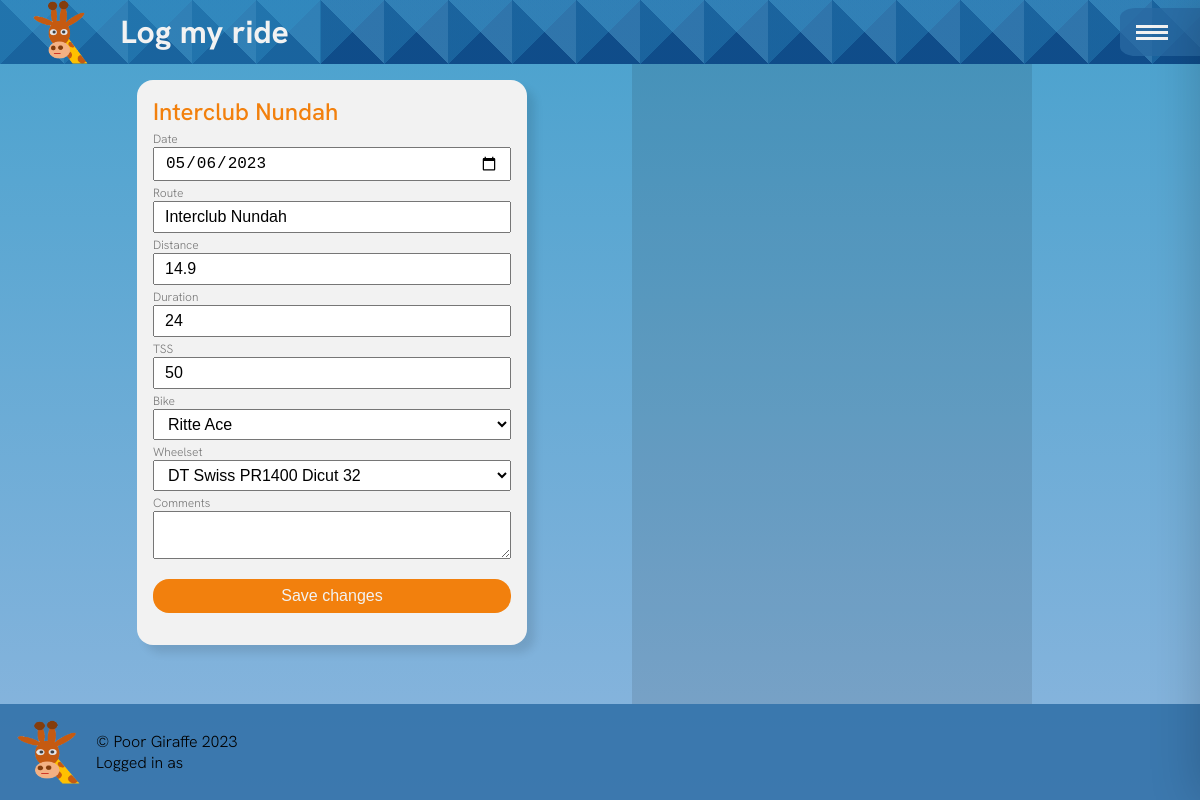
/log/3143, run on the app's committed database.
### log/models.py (models this page shows, shortened)
class RideDetail(models.Model):
	user = models.ForeignKey(User, on_delete=models.CASCADE)
	bike_name = models.ForeignKey(BikeDetail, on_delete=models.CASCADE, null=True)
	wheelset = models.ForeignKey(Wheelsets, on_delete=models.CASCADE, null=True)
	ride_date = models.DateField(blank=True, help_text="Ride date")
	ride_name = models.CharField(max_length=100, help_text="Route description")
	ride_distance = models.DecimalField(max_digits=5, decimal_places=1, help_text='Distance in km')
	ride_time = models.IntegerField(help_text="Ride time in minutes")
	ride_tss = models.IntegerField(help_text="Training Stress Score")
	ride_comment = models.TextField(blank=True, null=True, help_text="Optional comments")

### log/views.py (the view, shortened to what this page needs)
# urls.py: path('<pk>', RideEdit.as_view(), name="ride-edit"),
class RideEdit(TemplateView):
	def get(self, request, pk=None):
		template_name = "ride.html"
		ride = get_object_or_404(RideDetail, id=pk)
		form = RideEditForm(request.POST or None, instance = ride)
		context = {
			'ride': ride,
			'form': form,
		}
		return render(request, template_name, context)

### log/forms.py (shortened to what this page needs)
class RideEditForm(forms.ModelForm):
	wheelset = forms.ModelChoiceField(queryset=Wheelsets.objects.all(), empty_label=None)
	bike_name = forms.ModelChoiceField(queryset=BikeDetail.objects.all(), empty_label=None)
	ride_comment = forms.CharField(widget=forms.Textarea(attrs={"rows": "2"}))
	class Meta:
		model = RideDetail
		fields = [
			'ride_date',
			'ride_name',
			'ride_distance',
			'ride_time',
			'ride_tss',
			'ride_comment',
			'bike_name',
			'wheelset'
			]
	def __init__(self, *args, **kwargs):
		user=kwargs.pop('user', None)
		super().__init__(*args, **kwargs)
		self.fields["ride_comment"].required = False
		if user:
			self.fields['bike_name'].queryset = BikeDetail.objects.filter(user=user, date_sold__isnull=True)
			self.fields['wheelset'].queryset = Wheelsets.objects.filter(user=user)

### bike/models.py (called while the page is built)
	def __str__(self):
		return self.bike_description

	def __str__(self):
		return self.wheels_name

### log/templates/ride.html (shortened to what this page needs)
{% extends 'base.html' %}
{% block body %}
<main>
	<div class="main__container">
			<form id="form" class="card card__input" action = "" method="post">
				<h2>{{ ride.ride_name }}</h2>
				<div class="card__input-info">
					<label for="ride_date">Date</label>
					<input type="date" name="ride_date" id="id_ride_date" value="{{ ride.ride_date|date:'Y-m-d' }}">
				</div>
				<div class="card__input-info">
					<label for="ride_name">Route</label>
					{{ form.ride_name }}
				</div>
				<div class="card__input-info">
					<label for="ride_distance">Distance</label>
					{{ form.ride_distance }}
				</div>
				<div class="card__input-info">
					<label for="ride_time">Duration</label>
					{{ form.ride_time }}
				</div>
				<div class="card__input-info">
					<label for="ride_tss">TSS</label>
					{{ form.ride_tss }}
				</div>
				<div class="card__input-info">
					<label for="bike_name">Bike</label>
					{{ form.bike_name }}
				</div>
				<div class="card__input-info">
					<label for="wheelset">Wheelset</label>
					{{ form.wheelset}}
				</div>
				<div class="card__input-info">
					<label for="ride_comment">Comments</label>
					{{ form.ride_comment }}
				</div>
				<div class="card__input-info">
					<input type="submit" value="Save changes">
				</div>
			</form>
		</div>
		<div class="sidebar"></div>
</main>
{% endblock %}

### static/css/style.css (style rules this page uses)
:root { --clr-background: linear-gradient(hsl(200 58% 50% / 0.9), hsl(210 58% 65% / 0.8)); --clr-nav: hsl(208, 60%, 40%, 0.8); --clr-circle: hsl(30, 90%, 50%); --clr-primary: hsl(30, 90%, 50%); --clr-shadow: hsl(0 0% 0% / 0.1); --clr-hover: hsl(200 60% 50% / 0.3); --clr-border: hsl(0, 0%, 100%); --clr-card: hsl(0, 0%, 95%); --clr-atl: hsl(309, 50%, 80%); --clr-ctl: hsl(210, 80%, 30%); --clr-tsb: hsl(50, 75%, 42%); --clr-bike: hsl(50, 100%, 100%); --sidebar-width: 400px; --clr-high: #ee6352; --clr-dark: #333333; --clr-neutral: #dddddd; --clr-light: #f4f5f0; }
html { font-size: 14px; }
*, *::before, *::after { box-sizing: border-box; }
h2 { color: var(--clr-primary); font-weight: 500; }
* { margin: 0; padding: 0; }
body { background: var(--clr-background); min-height: 100vh; font-family: HankenGrotesk; font-weight: 300; position: relative; overflow-x: hidden; left: 0; }
.plain { animation: none; background-color: var(--clr-light); }
main { min-height: calc(100vh - 10rem); max-width: 1000px; margin: 0rem; display: grid; grid-template-columns: 1fr; place-content: start center; overflow: hidden; }
.main__container, .sidebar { padding: 1rem; display: grid; grid-gap: 1rem; place-content: start center; }
.sidebar { background: var(--clr-shadow); padding: 1rem 0; }
@media (min-width: 840px) { html { font-size: 16px; } }
@media (min-width: 840px) { main { margin-left: 2rem; grid-template-columns: 1fr var(--sidebar-width); } }
@media (min-width: 840px) { .sidebar { min-height: calc(100vh - 10rem); } }
.card { width: clamp(360px, 390px, 390px); margin: auto; padding: 1rem; background: var(--clr-card); border-radius: 1rem; box-shadow: 0.5rem 0.5rem 0.5rem 0 var(--clr-shadow); }
.card__input { grid-row: 2 span 3; display: grid; grid-template-columns: repeat(3, 1fr); place-content: center; grid-gap: 0.25rem 1rem; }
.card__input h2 { grid-column: span 3; }
.card__input p, .card__input-info, .ride__input-info { grid-column: span 3; display: flex; flex-direction: column; justify-content: space-between; flex-wrap: wrap; }
.card__input input, .card__input textarea, .card__input-info input, .ride__input-info input, .card__input-info textarea, .ride__input-info textarea, .card__input-info select, .ride__input-info select { font-size: inherit; width: 100%; padding: 5px 10px; }
.card__input-info label, .ride__input-info label { font-size: 0.75rem; opacity: 0.5; }
.card__input textarea { font-family: inherit; font-size: 0.9rem; rows: 2; }
button, .card__input-info input[type='submit'], .ride__input-info input[type='submit'] { width: 100%; margin: 1rem auto; padding: 0.5rem 3rem; color: var(--clr-card); background: var(--clr-circle); border: 1px solid var(--clr-background); border-radius: 1rem; cursor: pointer; }

### data on the page
RideDetail: ride_name "Interclub Nundah", ride_date "05/06/2023", ride_distance "14.9", ride_time "24", ride_tss "50", bike_name "Ritte Ace", wheelset "DT Swiss PR1400 Dicut 32"
